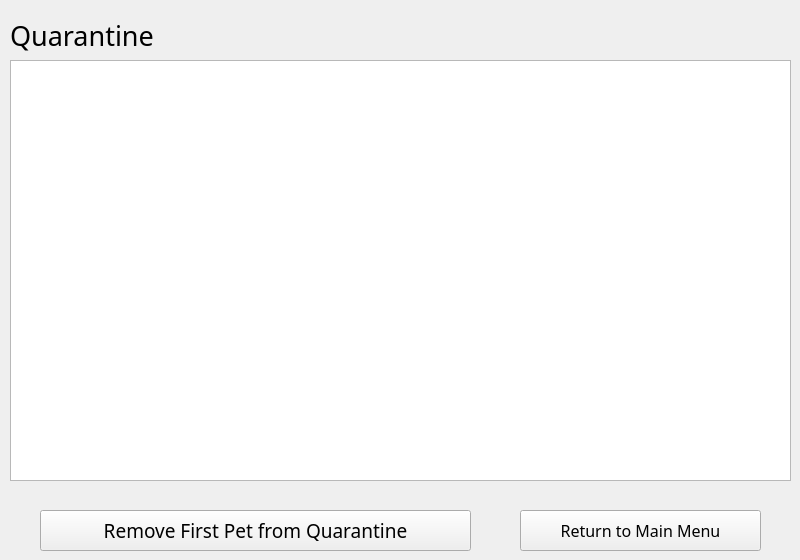
    <widget class="QWidget" name="removeQuarantine">
     <widget class="QListWidget" name="quarantineList_3">
      <property name="geometry">
       <rect>
        <x>10</x>
        <y>60</y>
        <width>781</width>
        <height>421</height>
       </rect>
      </property>
      <property name="font">
       <font>
        <family>Modern No. 20</family>
        <pointsize>10</pointsize>
       </font>
      </property>
     </widget>
     <widget class="QPushButton" name="submitQueRemoveBtn">
      <property name="geometry">
       <rect>
        <x>40</x>
        <y>510</y>
        <width>431</width>
        <height>41</height>
       </rect>
      </property>
      <property name="font">
       <font>
        <family>Modern No. 20</family>
        <pointsize>14</pointsize>
       </font>
      </property>
      <property name="text">
       <string>Remove First Pet from Quarantine</string>
      </property>
     </widget>
     <widget class="QPushButton" name="removeQueReturnBtn">
      <property name="geometry">
       <rect>
        <x>520</x>
        <y>510</y>
        <width>241</width>
        <height>41</height>
       </rect>
      </property>
      <property name="font">
       <font>
        <family>Modern No. 20</family>
        <pointsize>12</pointsize>
       </font>
      </property>
      <property name="text">
       <string>Return to Main Menu</string>
      </property>
     </widget>
     <widget class="QLabel" name="label_9">
      <property name="geometry">
       <rect>
        <x>10</x>
        <y>20</y>
        <width>401</width>
        <height>31</height>
       </rect>
      </property>
      <property name="font">
       <font>
        <family>Modern No. 20</family>
        <pointsize>20</pointsize>
       </font>
      </property>
      <property name="text">
       <string>Quarantine</string>
      </property>
     </widget>
    </widget>
